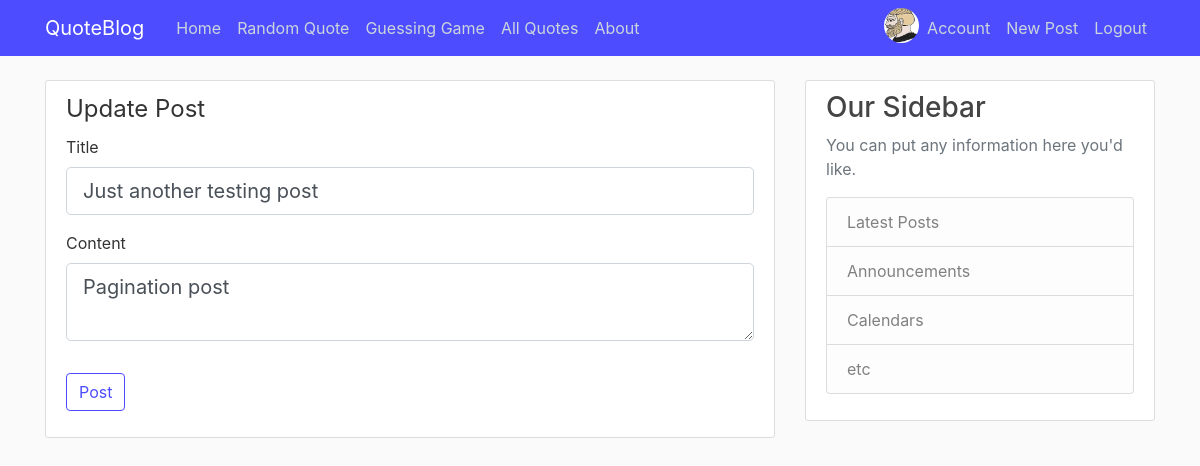
The app's page /post/3/update (signed in) with its own data.
### quoteblog/models.py (models this page shows, shortened)
class User(db.Model, UserMixin):
    id = db.Column(db.Integer, primary_key=True)
    username = db.Column(db.String(20), unique=True, nullable=False)
    email = db.Column(db.String(120), unique=True, nullable=False)
    image_file = db.Column(db.String(20), nullable=False, default='default.jpg')
    password = db.Column(db.String(60), nullable=False)
    posts = db.relationship('Post', backref='author', lazy=True)

class Post(db.Model):
    id = db.Column(db.Integer, primary_key=True)
    title =  db.Column(db.String(100), nullable=False)
    date_posted = db.Column(db.DateTime, nullable=False, default=datetime.utcnow)
    content = db.Column(db.Text, nullable=False)
    user_id = db.Column(db.Integer, db.ForeignKey('user.id'), nullable=False)

### quoteblog/routes.py (the view)
@app.route('/post/<int:post_id>/update', methods=['GET', 'POST'])
@login_required
def update_post(post_id):
    post = Post.query.get_or_404(post_id)
    if post.author != current_user:
        abort(403)
    form = PostForm()
    if form.validate_on_submit():
        post.title = form.title.data
        post.content = form.content.data
        db.session.commit()
        flash('Your post has been updated!', 'success')
        return redirect(url_for('post', post_id=post.id))
    elif request.method == 'GET':
        form.title.data = post.title
        form.content.data = post.content
    return render_template('create_post.html', title='Update Post',
                            form=form, legend='Update Post')

### quoteblog/forms.py
class PostForm(FlaskForm):
    title = StringField('Title', validators=[DataRequired()])
    content = TextAreaField('Content', validators=[DataRequired()])
    submit = SubmitField('Post')

### quoteblog/models.py (called while the page is built)
@login_manager.user_loader
def load_user(user_id):
    return User.query.get(int(user_id))

### quoteblog/templates/create_post.html (shortened to what this page needs)
{% extends "layout.html" %}
{% block content %}
<div class="content-section">
    <form method="POST", action="">
        <fieldset class="form-group">
            <legend ckass="border-botton mb-4">{{ legend }}</legend>
            <div class="form-group">
                {{ form.title.label(class="form-control-label") }}
                {% if form.title.errors %}
                {{ form.title(class="form-control form-control-lg is-invalid") }}
                <div class="invalid-feedback">
                    {% for error in form.title.errors %}
                        <span>{{ error }}</span>
                    {% endfor %}
                </div>
                {% else %}
                    {{ form.title(class="form-control form-control-lg") }}
                {% endif %}
            </div>
            <div class="form-group">
                {{ form.content.label(class="form-control-label") }}
                {% if form.content.errors %}
                {{ form.content(class="form-control form-control-lg is-invalid") }}
                <div class="invalid-feedback">
                    {% for error in form.content.errors %}
                        <span>{{ error }}</span>
                    {% endfor %}
                </div>
                {% else %}
                    {{ form.content(class="form-control form-control-lg") }}
                {% endif %}
            </div>
        </fieldset>
        <div class="form-group">
            {{ form.submit(class="btn btn-outline-info") }}
        </div>
    </form>
</div>
{% endblock content %}

### quoteblog/templates/layout.html (shortened to what this page needs)
<!doctype html>
<html lang="en">
  <head>
    <link rel="stylesheet" href="https://stackpath.bootstrapcdn.com/bootstrap/4.3.1/css/bootstrap.min.css">
    <link rel="stylesheet" type="text/css" href="{{ url_for('static', filename='main.css') }}">
</head>
<body>
    <header class="site-header">
        <nav class="navbar navbar-expand-md navbar-dark bg-steel fixed-top">
          <div class="container">
            <a class="navbar-brand mr-4" href="/">QuoteBlog</a>
            <div class="collapse navbar-collapse" id="navbarToggle">
              <div class="navbar-nav mr-auto">
                <a class="nav-item nav-link" href="{{ url_for('home') }}">Home</a>
                <a class="nav-item nav-link" href="{{ url_for('random_pick') }}">Random Quote</a>
                <a class="nav-item nav-link" href="{{ url_for('guess') }}">Guessing Game</a>
                <a class="nav-item nav-link" href="{{ url_for('allquotes') }}">All Quotes</a>
                <a class="nav-item nav-link" href="{{ url_for('about') }}">About</a>
              </div>
              <div class="navbar-nav">
                {% if current_user.is_authenticated %}
                <a href="{{ url_for('account') }}"><img class="rounded-circle account-img-nav" src="{{ url_for('static', filename='profile_pics/' + current_user.image_file) }}"></a>
                  <a class="nav-item nav-link" href="{{ url_for('account') }}">Account</a>
                  <a class="nav-item nav-link" href="{{ url_for('new_post') }}">New Post</a>
                  <a class="nav-item nav-link" href="{{ url_for('logout') }}">Logout</a>
                {% else %}
                  <a class="nav-item nav-link" href="{{ url_for('login') }}">Login</a>
                  <a class="nav-item nav-link" href="{{ url_for('register') }}">Register</a>
                {% endif %}
              </div>
            </div>
          </div>
        </nav>
      </header>
      <main role="main" class="container">
        <div class="row">
          <div class="col-md-8">
            {% block content %}{% endblock %}
          </div>
          <div class="col-md-4">
            <div class="content-section">
              <h3>Our Sidebar</h3>
              <p class='text-muted'>You can put any information here you'd like.
                <ul class="list-group">
                  <li class="list-group-item list-group-item-light">Latest Posts</li>
                  <li class="list-group-item list-group-item-light">Announcements</li>
                  <li class="list-group-item list-group-item-light">Calendars</li>
                  <li class="list-group-item list-group-item-light">etc</li>
                </ul>
              </p>
            </div>
          </div>
        </div>
      </main>
</body>
</html>

### quoteblog/static/main.css (style rules this page uses)
body { background: #fafafa; color: #333333; margin-top: 5rem; }
h1, h2, h3, h4, h5, h6 { color: #444444; }
.bg-steel { background-color: #4d4dff; }
.site-header .navbar-nav .nav-link { color: #cbd5db; }
.content-section { background: #ffffff; padding: 10px 20px; border: 1px solid #dddddd; border-radius: 3px; margin-bottom: 20px; }
.account-img-nav { height: 35px; width: 35px; }
.btn { border: 1px solid #4d4dff; color: #4d4dff; }

### records on screen
User: image_file (picture)
Post: title "Just another testing post", content "Pagination post"

### other values on screen
{{ legend }} "Update Post"
